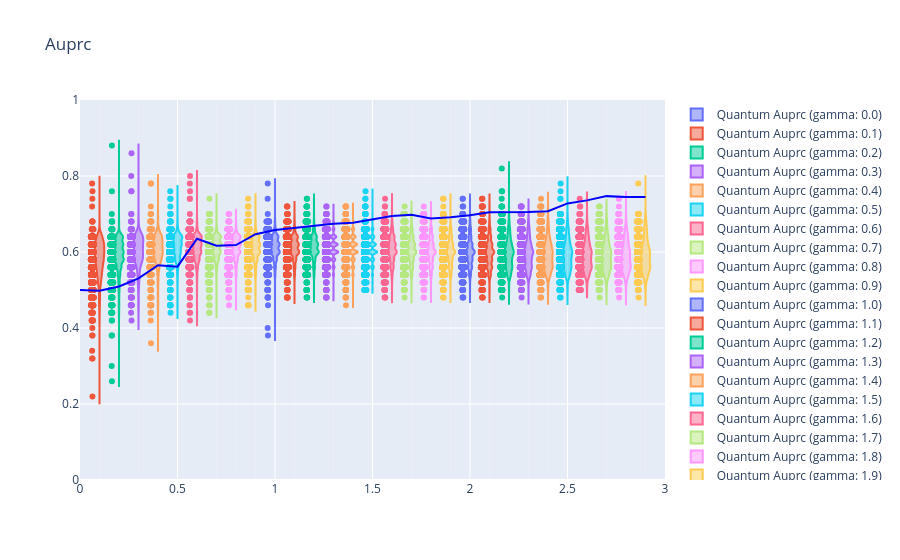

The code cell stored with this chart in its notebook:
### Code cell
fig = go.Figure()

for i in range(30):
    gamma_val = gamma[i]

    fig.add_trace(
        go.Violin(
            x=[gamma_val] * len(Q_auprc_train_array[i]),  # 🔥 핵심
            y=Q_acc_train_array[i],
            points="all",
            name = f"Quantum Auprc (gamma: {gamma_val})"
        )
    )

fig.add_trace(
    go.Scatter(
        x = gamma,
        y = C_auprc_train_list,
        mode="lines",
        line_color = "blue",
        name = "Classical Auprc"
    )
)

fig.update_xaxes(
tickmode="linear",
dtick=0.5,          # 큰 눈금 간격
tick0=0
)

fig.update_xaxes(
    tickmode="linear",
    dtick=0.5,  # 큰 눈금

    minor=dict(
        tickmode="linear",
        dtick=0.1,   # 작은 눈금
        showgrid=True
    )
)

fig.update_xaxes(
    tickmode="linear",
    dtick=0.5,
    showgrid=True,
    gridwidth=1,

    minor=dict(
        tickmode="linear",
        dtick=0.1,
        showgrid=True,
        gridwidth=0.5
    )
)

fig.update_layout(title_text="Auprc")
fig.update_xaxes(range=[0, 3])
fig.update_yaxes(range=[0, 1])

fig.show()

### Figure 1 — Plotly figure (JSON) as saved in the notebook; plotly's stock layout.template omitted (floating-point values rounded to 4 significant figures; data arrays with more than 128 entries replaced by an {"elided": "..."} marker saying what was removed)
{"data": [{"name": "Quantum Auprc (gamma: 0.0)", "points": "all", "type": "violin", "x": {"elided": "206 int values"}, "y": {"elided": "206 float values"}}, {"name": "Quantum Auprc (gamma: 0.1)", "points": "all", "type": "violin", "x": {"elided": "1896 float values"}, "y": {"elided": "1896 float values"}}, {"name": "Quantum Auprc (gamma: 0.2)", "points": "all", "type": "violin", "x": {"elided": "1152 float values"}, "y": {"elided": "1152 float values"}}, {"name": "Quantum Auprc (gamma: 0.3)", "points": "all", "type": "violin", "x": {"elided": "652 float values"}, "y": {"elided": "652 float values"}}, {"name": "Quantum Auprc (gamma: 0.4)", "points": "all", "type": "violin", "x": {"elided": "801 float values"}, "y": {"elided": "801 float values"}}, {"name": "Quantum Auprc (gamma: 0.5)", "points": "all", "type": "violin", "x": {"elided": "796 float values"}, "y": {"elided": "796 float values"}}, {"name": "Quantum Auprc (gamma: 0.6)", "points": "all", "type": "violin", "x": {"elided": "1022 float values"}, "y": {"elided": "1022 float values"}}, {"name": "Quantum Auprc (gamma: 0.7)", "points": "all", "type": "violin", "x": {"elided": "1620 float values"}, "y": {"elided": "1620 float values"}}, {"name": "Quantum Auprc (gamma: 0.8)", "points": "all", "type": "violin", "x": {"elided": "1797 float values"}, "y": {"elided": "1797 float values"}}, {"name": "Quantum Auprc (gamma: 0.9)", "points": "all", "type": "violin", "x": {"elided": "1589 float values"}, "y": {"elided": "1589 float values"}}, {"name": "Quantum Auprc (gamma: 1.0)", "points": "all", "type": "violin", "x": {"elided": "1804 int values"}, "y": {"elided": "1804 float values"}}, {"name": "Quantum Auprc (gamma: 1.1)", "points": "all", "type": "violin", "x": {"elided": "1725 float values"}, "y": {"elided": "1725 float values"}}, {"name": "Quantum Auprc (gamma: 1.2)", "points": "all", "type": "violin", "x": {"elided": "1676 float values"}, "y": {"elided": "1676 float values"}}, {"name": "Quantum Auprc (gamma: 1.3)", "points": "all", "type": "violin", "x": {"elided": "1568 float values"}, "y": {"elided": "1568 float values"}}, {"name": "Quantum Auprc (gamma: 1.4)", "points": "all", "type": "violin", "x": {"elided": "1528 float values"}, "y": {"elided": "1528 float values"}}, {"name": "Quantum Auprc (gamma: 1.5)", "points": "all", "type": "violin", "x": {"elided": "1465 float values"}, "y": {"elided": "1465 float values"}}, {"name": "Quantum Auprc (gamma: 1.6)", "points": "all", "type": "violin", "x": {"elided": "1501 float values"}, "y": {"elided": "1501 float values"}}, {"name": "Quantum Auprc (gamma: 1.7)", "points": "all", "type": "violin", "x": {"elided": "1501 float values"}, "y": {"elided": "1501 float values"}}, {"name": "Quantum Auprc (gamma: 1.8)", "points": "all", "type": "violin", "x": {"elided": "1594 float values"}, "y": {"elided": "1594 float values"}}, {"name": "Quantum Auprc (gamma: 1.9)", "points": "all", "type": "violin", "x": {"elided": "1647 float values"}, "y": {"elided": "1647 float values"}}, {"name": "Quantum Auprc (gamma: 2.0)", "points": "all", "type": "violin", "x": {"elided": "1716 int values"}, "y": {"elided": "1716 float values"}}, {"name": "Quantum Auprc (gamma: 2.1)", "points": "all", "type": "violin", "x": {"elided": "1698 float values"}, "y": {"elided": "1698 float values"}}, {"name": "Quantum Auprc (gamma: 2.2)", "points": "all", "type": "violin", "x": {"elided": "1716 float values"}, "y": {"elided": "1716 float values"}}, {"name": "Quantum Auprc (gamma: 2.3)", "points": "all", "type": "violin", "x": {"elided": "1656 float values"}, "y": {"elided": "1656 float values"}}, {"name": "Quantum Auprc (gamma: 2.4)", "points": "all", "type": "violin", "x": {"elided": "1538 float values"}, "y": {"elided": "1538 float values"}}, {"name": "Quantum Auprc (gamma: 2.5)", "points": "all", "type": "violin", "x": {"elided": "1396 float values"}, "y": {"elided": "1396 float values"}}, {"name": "Quantum Auprc (gamma: 2.6)", "points": "all", "type": "violin", "x": {"elided": "1282 float values"}, "y": {"elided": "1282 float values"}}, {"name": "Quantum Auprc (gamma: 2.7)", "points": "all", "type": "violin", "x": {"elided": "1195 float values"}, "y": {"elided": "1195 float values"}}, {"name": "Quantum Auprc (gamma: 2.8)", "points": "all", "type": "violin", "x": {"elided": "1057 float values"}, "y": {"elided": "1057 float values"}}, {"name": "Quantum Auprc (gamma: 2.9)", "points": "all", "type": "violin", "x": {"elided": "918 float values"}, "y": {"elided": "918 float values"}}, {"line": {"color": "blue"}, "mode": "lines", "name": "Classical Auprc", "type": "scatter", "x": [0.0, 0.1, 0.2, 0.3, 0.4, 0.5, 0.6, 0.7, 0.8, 0.9, 1.0, 1.1, 1.2, 1.3, 1.4, 1.5, 1.6, 1.7, 1.8, 1.9, 2.0, 2.1, 2.2, 2.3, 2.4, 2.5, 2.6, 2.7, 2.8, 2.9], "y": [0.5, 0.4982, 0.5092, 0.5306, 0.5653, 0.5615, 0.6349, 0.6164, 0.6183, 0.6469, 0.6582, 0.6632, 0.6685, 0.6741, 0.6768, 0.6852, 0.6946, 0.6978, 0.6881, 0.6912, 0.6965, 0.7049, 0.7047, 0.7051, 0.7073, 0.7278, 0.7358, 0.747, 0.7446, 0.7444]}], "layout": {"title": {"text": "Auprc"}, "xaxis": {"dtick": 0.5, "gridwidth": 1, "minor": {"dtick": 0.1, "gridwidth": 0.5, "showgrid": true, "tickmode": "linear"}, "range": [0, 3], "showgrid": true, "tick0": 0, "tickmode": "linear"}, "yaxis": {"range": [0, 1]}}}
